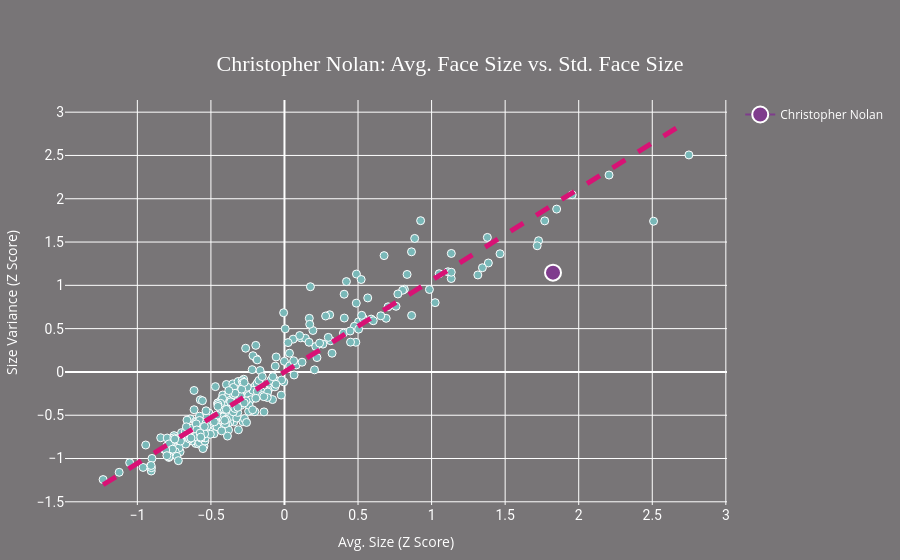

This figure's notebook cell:
### Markdown cell above
### Avg. Size vs. Std. Size

### Code cell
x = "z_size_mv_g_mean"
y = "z_v_size_mv_g_mean"
plot_directors_against_sample(g, 
                              x, 
                              y, 
                              [name], 
                              x_title="Avg. Size (Z Score)", 
                              y_title="Size Variance (Z Score)", 
                              title="Christopher Nolan: Avg. Face Size vs. Std. Face Size", 
                              width=1200,
                              height=600,
                              dst="./plots/nolan/nolan_size_v_variance.png")

### Figure 1 — Plotly figure (JSON) as saved in the notebook; plotly's stock layout.template omitted (floating-point values rounded to 4 significant figures; data arrays with more than 128 entries replaced by an {"elided": "..."} marker saying what was removed)
{"data": [{"customdata": {"elided": "333x1 str values"}, "hovertemplate": "z_size_mv_g_mean=%{x}<br>z_v_size_mv_g_mean=%{y}<br>name=%{customdata[0]}<extra></extra>", "legendgroup": "", "marker": {"color": "#79b8b8", "line": {"color": "white", "width": 1}, "size": 8, "symbol": "circle"}, "mode": "markers", "name": "", "orientation": "v", "showlegend": false, "type": "scatter", "x": {"elided": "333 float values"}, "xaxis": "x", "y": {"elided": "333 float values"}, "yaxis": "y"}, {"hovertemplate": "<b>OLS trendline</b><br>z_v_size_mv_g_mean = 1.0572 * z_size_mv_g_mean + 0.000341945<br>R<sup>2</sup>=0.910646<br><br>z_size_mv_g_mean=%{x}<br>z_v_size_mv_g_mean=%{y} <b>(trend)</b><extra></extra>", "legendgroup": "", "line": {"color": "#d81275", "dash": "dash", "width": 5}, "marker": {"color": "#79b8b8", "line": {"color": "white", "width": 1}, "size": 8, "symbol": "circle"}, "mode": "lines", "name": "Trend", "showlegend": false, "type": "scatter", "x": {"elided": "333 float values"}, "xaxis": "x", "y": {"elided": "333 float values"}, "yaxis": "y"}, {"marker": {"color": "rgb(127, 60, 141)", "line": {"color": "white", "width": 2}, "size": 16}, "name": "Christopher Nolan", "type": "scatter", "x": [1.825], "y": [1.147]}], "layout": {"font": {"color": "white"}, "legend": {"tracegroupgap": 0}, "margin": {"b": 50, "l": 50, "r": 50, "t": 100}, "paper_bgcolor": "#787577", "plot_bgcolor": "rgba(61, 61, 61, 0)", "title": {"font": {"color": "white", "family": "Raleway", "size": 22}, "text": "Christopher Nolan: Avg. Face Size vs. Std. Face Size", "x": 0.5, "xanchor": "center", "y": 0.9, "yanchor": "top"}, "xaxis": {"anchor": "y", "domain": [0, 1], "tickfont": {"color": "white", "family": "Roboto", "size": 14}, "title": {"text": "Avg. Size (Z Score)"}}, "yaxis": {"anchor": "x", "domain": [0, 1], "layer": "below traces", "tickfont": {"color": "white", "family": "Roboto", "size": 14}, "title": {"text": "Size Variance (Z Score)"}}}}
